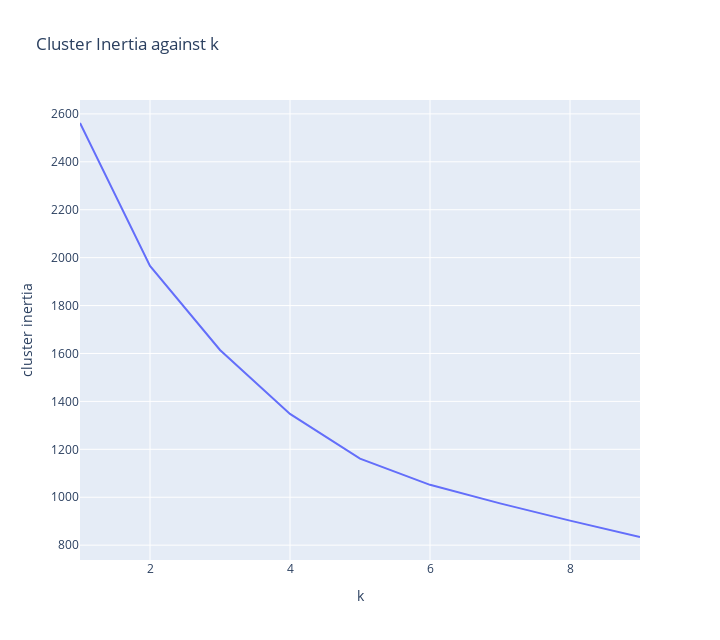

This figure's notebook cell:
### Code cell
# calculate KMeans and store results in variable 'models'
models = calculate_kmeans_models(dfs, (1, 10))

# calculate ineratia values of for each number of clusters and store it in variable 'intertias'
inertias = calculate_kmeans_intertias(models)

# plottig calculated inertia score values against k
k_means_inertia_plot(inertias)

### Figure 1 — Plotly figure (JSON) as saved in the notebook; plotly's stock layout.template omitted (floating-point values rounded to 4 significant figures)
{"data": [{"hovertemplate": "k=%{x}<br>cluster inertia=%{y}<extra></extra>", "legendgroup": "", "line": {"color": "#636efa", "dash": "solid"}, "marker": {"symbol": "circle"}, "mode": "lines", "name": "", "orientation": "v", "showlegend": false, "type": "scatter", "x": [1, 2, 3, 4, 5, 6, 7, 8, 9], "xaxis": "x", "y": [2562, 1965.0, 1615.0, 1348.0, 1161.0, 1052.0, 974.3, 902.3, 834.0], "yaxis": "y"}], "layout": {"height": 640, "legend": {"tracegroupgap": 0}, "title": {"text": "Cluster Inertia against k"}, "width": 720, "xaxis": {"anchor": "y", "domain": [0, 1], "title": {"text": "k"}}, "yaxis": {"anchor": "x", "domain": [0, 1], "title": {"text": "cluster inertia"}}}}
